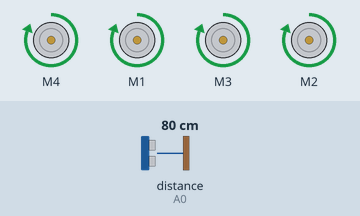
A sketch run on a simulated Arduino Uno, built with avr-gcc and run on an emulated ATmega328P. On the bench: 4 × DC motor (green arrow = forward, orange = backward, longer = faster). Wiring (inferred from the names in the program): ultrasonic range finder: trigger A1; echo A0. The inputs (shaded band) are chosen by the test bench; at power-on: distance to the obstacle (sensor on A0) 80 cm. The echo pulse lasts 58.3 µs per cm; what the sketch prints to the serial monitor is not drawn.

Above: at 3.3 s.
3.4 s: distance to the obstacle (sensor on A0) set to 4 cm
At 3.76 s:
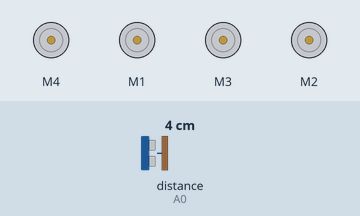
6.4 s: distance to the obstacle (sensor on A0) set to 22 cm
9.4 s: distance to the obstacle (sensor on A0) set to 27 cm
At 9.8 s:
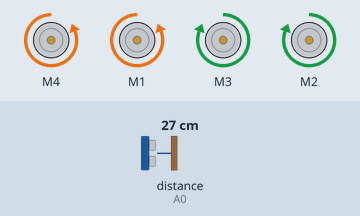
11.4 s: distance to the obstacle (sensor on A0) set to 4 cm
At 12.6 s:
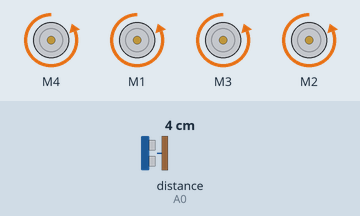
13.5 s: distance to the obstacle (sensor on A0) set to 2 cm
15.0 s: distance to the obstacle (sensor on A0) set to 48 cm
16.5 s: distance to the obstacle (sensor on A0) set to 55 cm
At 17.05 s:
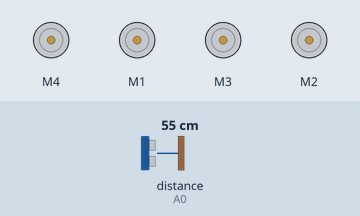
Timing chart, 0 to 20.5 s (numbered marks = the images above; inputs shaded):
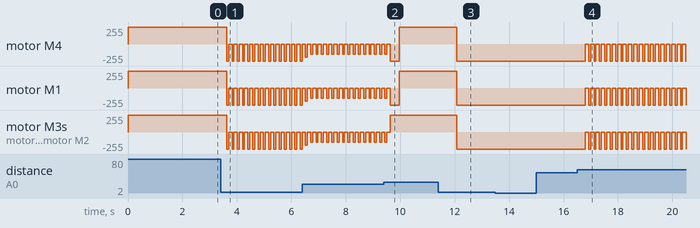

Measured:
- the behaviour switches between 24 and 25 cm on distance to the obstacle (sensor on A0) (found by bisection; images 1 and 2)
- the behaviour switches between 50 and 51 cm on distance to the obstacle (sensor on A0) (found by bisection; images 3 and 4)
- after the input at 3.4 s, motor M4, motor M1, motor M3, motor M2: alternates backward 255/255 for 0.07 s and stopped for 0.12 s, starting after 0.23 s
- after the input at 16.5 s, motor M4, motor M1, motor M3, motor M2: alternates backward 255/255 for 0.07 s and stopped for 0.13 s, starting after 0.30 s

The sketch:

smart_car.ino
```cpp
#include <AFMotor.h>

typedef void (*ActionFunction)();     // What the car should do
typedef bool (*ConditionFunction)();  // When to do it

struct Event {
  ActionFunction action;
  ConditionFunction condition;
  unsigned long duration;      // Optional: how long to do the action (ms)
  unsigned long startTime;
  bool isFinished;
};


const int MAX_EVENTS = 25;
Event eventQueue[MAX_EVENTS];
int eventCount = 0;
int currentEventPointer = 0;

bool CorrectFlag = true;
// Ultrasonik sensör pinleri
#define TRIG_PIN A1
#define ECHO_PIN A0


// Motor tanımları
AF_DCMotor leftFront(4);   // M1
AF_DCMotor leftBack(1);    // M2
AF_DCMotor rightFront(3);  // M3
AF_DCMotor rightBack(2);   // M4


void addEvent(ActionFunction a, ConditionFunction c, unsigned long dur = 0) {
  if (eventCount >= MAX_EVENTS) return;
  eventQueue[eventCount++] = {a, c, dur, 0, false};
}
Event* getNextEvent() {
  if (currentEventPointer >= eventCount) return nullptr;
  return &eventQueue[currentEventPointer];
}


float calculateDistanceCM(int step = 1) {
  float totalDistance = 0;

  for(int i = 0; i < step; i++){

    digitalWrite(TRIG_PIN, LOW);
    delayMicroseconds(2);
    digitalWrite(TRIG_PIN, HIGH);
    delayMicroseconds(10);
    digitalWrite(TRIG_PIN, LOW);

                            // Ölçüm başlat
    long duration = pulseIn(ECHO_PIN, HIGH,23300); // Süreyi ölç
    float tempDistance = duration * 0.034 / 2;

    if(tempDistance > 2 && tempDistance < 400){
      totalDistance += tempDistance;
    }else{
      i--;
    }
    delay(60);  // Mesafeyi cm cinsinden hesapla

  }

  totalDistance = totalDistance/step;
  return totalDistance;

}
void AdjustMiddle(float setPoint){
  float distance = calculateDistanceCM(2);
  float error = fabs(setPoint - distance); // Ne kadar yakınız?
  Serial.println(distance);
  // Eğer çok yaklaştıysa, dur
  if (error < 2.0) {
    stopMotors();
    CorrectFlag = false;
    return;
  }

  // Hedefe ne kadar yakınsa, o kadar yavaş git
  int speed = 0;
  if (error > 20) {
    speed = 255;
  } else if (error > 10) {
    speed = 200;
  } else {
    speed = 150;
  }

  // Hedefin önünde misin yoksa gerisinde mi?
  if (distance > setPoint) {
    setForward(speed); // Geri git
  } else {
    setBackward(speed);  // İleri git
  }
  delay(70);
  if(error < 30){
    stopMotors();

  }

}


// Hareket fonksiyonları
void setForward(int speed) {
  leftFront.run(FORWARD);
  leftBack.run(FORWARD);
  rightFront.run(FORWARD);
  rightBack.run(FORWARD);

  leftFront.setSpeed(speed);
  leftBack.setSpeed(speed);
  rightFront.setSpeed(speed);
  rightBack.setSpeed(speed);
}
void setBackward(int speed) {
  leftFront.run(BACKWARD);
  leftBack.run(BACKWARD);
  rightFront.run(BACKWARD);
  rightBack.run(BACKWARD);

  leftFront.setSpeed(speed);
  leftBack.setSpeed(speed);
  rightFront.setSpeed(speed);
  rightBack.setSpeed(speed);
}
void setLeft(int speed) {
  leftFront.run(BACKWARD);
  leftBack.run(BACKWARD);
  rightFront.run(FORWARD);
  rightBack.run(FORWARD);

  leftFront.setSpeed(speed);
  leftBack.setSpeed(speed);
  rightFront.setSpeed(speed);
  rightBack.setSpeed(speed);
}
void setRight(int speed) {
  leftFront.run(FORWARD);
  leftBack.run(FORWARD);
  rightFront.run(BACKWARD);
  rightBack.run(BACKWARD);

  leftFront.setSpeed(speed);
  leftBack.setSpeed(speed);
  rightFront.setSpeed(speed);
  rightBack.setSpeed(speed);
}

void stopMotors() {
  leftFront.run(RELEASE);
  leftBack.run(RELEASE);
  rightFront.run(RELEASE);
  rightBack.run(RELEASE);
}

void setup() {
  Serial.begin(115200);
  Serial.println("Setup completed.");

  pinMode(TRIG_PIN, OUTPUT);
  pinMode(ECHO_PIN, INPUT);

  //EVENTS
  CorrectFlag = true;

  addEvent(
  []() { setForward(255); },                    // Action
  []() { return true; }, // Condition
  2500                                          // No time limit
);

  addEvent(
  []() { AdjustMiddle(26); },                    // Action
  []() { return CorrectFlag; }, // Condition
  0                                          // No time limit
);
  addEvent(
  []() { setLeft(255); },                    // Action
  []() { return true; }, // Condition
  330                                        // No time limit
);
  addEvent(
  []() { setForward(255); },                    // Action
  []() { return true; }, // Condition
  2000                                          // No time limit
);
  addEvent(
  []() { AdjustMiddle(80); },                    // Action
  []() { return CorrectFlag; }, // Condition
  0                                          // No time limit
);
  addEvent(
  []() { setLeft(255); },                    // Action
  []() { return true; }, // Condition
  330                                        // No time limit
);
 addEvent(
  []() { setForward(255); },                    // Action
  []() { return true; }, // Condition
  750                                          // No time limit
);
  addEvent(
  []() { AdjustMiddle(32.5); },                    // Action
  []() { return CorrectFlag; }, // Condition
  0                                          // No time limit
);
  addEvent(
  []() { setRight(255); },                    // Action
  []() { return true; }, // Condition
  330                                          // No time limit
);
 addEvent(
  []() { setForward(255); },                    // Action
  []() { return true; }, // Condition
  700                                          // No time limit
);

  addEvent(
  []() { AdjustMiddle(30); },                    // Action
  []() { return CorrectFlag; }, // Condition
  0                                          // No time limit
);
  addEvent(
  []() { setLeft(255); },                    // Action
  []() { return true; }, // Condition
  330                                          // No time limit
);
 addEvent(
  []() { setForward(255); },                    // Action
  []() { return true; }, // Condition
  1500                                          // No time limit
);
addEvent(
  []() { AdjustMiddle(12); },                    // Action
  []() { return CorrectFlag; }, // Condition
  0                                          // No time limit
);
  addEvent(
  []() { stopMotors(); },                    // Action
  []() { return true; }, // Condition
  1                                          // No time limit
);


}

void loop() {
  Serial.println(currentEventPointer);
  Event* current = getNextEvent();
  if (current == nullptr) return;  // All events finished

  if (!current->isFinished) {
    if (current->condition()) {
      current->startTime = millis();
      current->isFinished = true;
    } else {
      return;  // Wait until condition is met
    }
  }

  // Run the action
  current->action();

  // Finish after duration (if duration is specified)
  if (current->duration > 0 && millis() - current->startTime >= current->duration) {
    current->isFinished = true;
    currentEventPointer++;
    CorrectFlag = true;
  }

  // OR finish when condition becomes false (for open-ended events)
  if (current->duration == 0 && !current->condition()) {
    current->isFinished = true;
    currentEventPointer++;
    CorrectFlag = true;
  }
}
```
